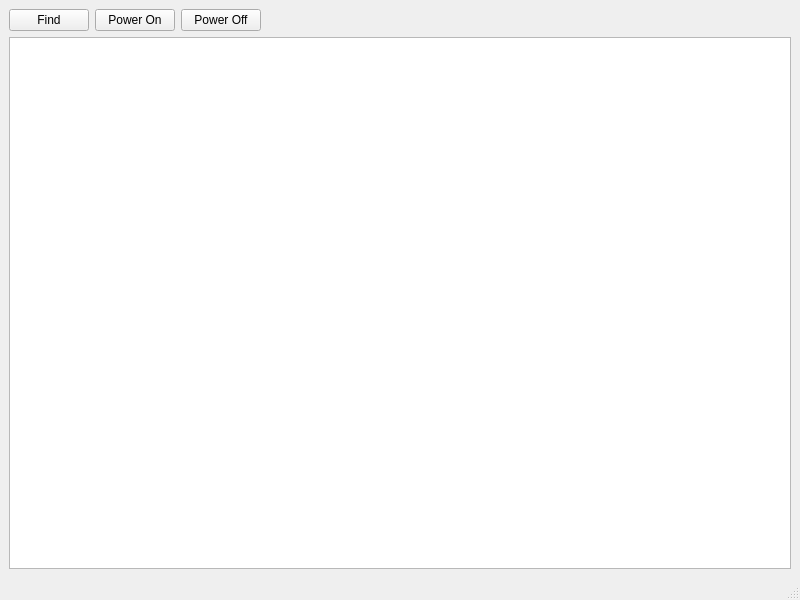
<?xml version="1.0" encoding="UTF-8"?>
<ui version="4.0">
 <class>MainWindow</class>
 <widget class="QMainWindow" name="MainWindow">
  <property name="geometry">
   <rect>
    <x>0</x>
    <y>0</y>
    <width>800</width>
    <height>600</height>
   </rect>
  </property>
  <property name="windowTitle">
   <string>MainWindow</string>
  </property>
  <widget class="QWidget" name="centralwidget">
   <layout class="QVBoxLayout" name="verticalLayout">
    <item>
     <layout class="QHBoxLayout" name="horizontalLayout">
      <item>
       <widget class="QPushButton" name="m_findBtn">
        <property name="text">
         <string>Find</string>
        </property>
       </widget>
      </item>
      <item>
       <widget class="QPushButton" name="m_powerOnBtn">
        <property name="text">
         <string>Power On</string>
        </property>
       </widget>
      </item>
      <item>
       <widget class="QPushButton" name="m_powerOffBtn">
        <property name="text">
         <string>Power Off</string>
        </property>
       </widget>
      </item>
      <item>
       <spacer name="horizontalSpacer">
        <property name="orientation">
         <enum>Qt::Horizontal</enum>
        </property>
        <property name="sizeHint" stdset="0">
         <size>
          <width>40</width>
          <height>20</height>
         </size>
        </property>
       </spacer>
      </item>
     </layout>
    </item>
    <item>
     <widget class="QListWidget" name="m_blueList"/>
    </item>
   </layout>
  </widget>
  <widget class="QMenuBar" name="menubar">
   <property name="geometry">
    <rect>
     <x>0</x>
     <y>0</y>
     <width>800</width>
     <height>22</height>
    </rect>
   </property>
  </widget>
  <widget class="QStatusBar" name="statusbar"/>
 </widget>
 <resources/>
 <connections/>
</ui>
